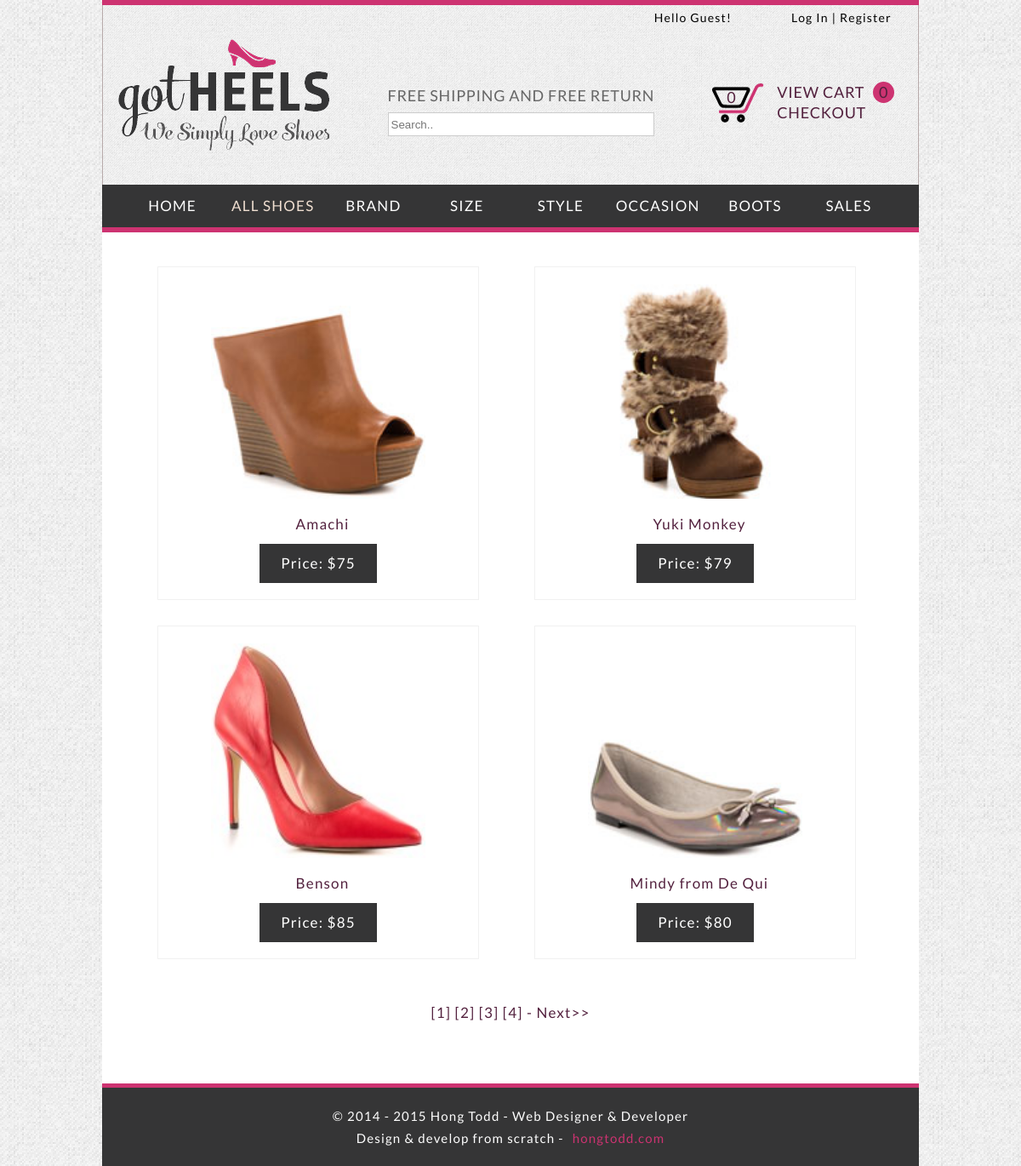
/products.php, run on the app's committed database.
### tables this page shows
CREATE TABLE IF NOT EXISTS `category` (
  `category_id` int(11) NOT NULL AUTO_INCREMENT,
  `category_name` varchar(50) NOT NULL,
  `category_description` varchar(255) NOT NULL,
  `category_icon` varchar(50) DEFAULT NULL,
  PRIMARY KEY (`category_id`)
);

CREATE TABLE IF NOT EXISTS `image` (
  `image_id` int(11) NOT NULL AUTO_INCREMENT,
  `filename` varchar(50) NOT NULL,
  `thumb_filename` varchar(50) NOT NULL,
  `caption` varchar(100) DEFAULT NULL,
  `product_id` int(11) NOT NULL,
  PRIMARY KEY (`image_id`)
);

CREATE TABLE IF NOT EXISTS `product` (
  `product_id` int(11) NOT NULL AUTO_INCREMENT,
  `product_name` varchar(100) NOT NULL,
  `product_price` int(11) NOT NULL,
  `product_description` varchar(255) NOT NULL,
  `thumb_filename` varchar(50) NOT NULL,
  PRIMARY KEY (`product_id`)
);

### products.php (the view, shortened to what this page needs)
<?php include("includes/functions.php"); ?>
<?php
	if (isset($_GET['start']) ) {
		$start_number = $_GET['start'];
	} else {
		$start_number = 0;
	}
	$items_per_page = 4;
?>
<!DOCTYPE html>
<html>
<head>
<link href="heels_style.css" rel="stylesheet" type="text/css" />
</head>
<body>
<div id="outerWrapper">
    <div id="loginNav">
    	<?php include("includes/loginnav.php"); ?>
    </div>
    <div class="header_bg">
    <div id="header" class="clearfix">
    	<div class="pagelogo">
            <a href="index.php"><div class="logo"></div></a>
        </div>
        <div class="promotion">
            FREE SHIPPING AND FREE RETURN <br />
            <div id="search_form">
			<form>
                <div class="input_container">
                    <input type="text" id="item_search_id" onkeyup="autocomplet()" placeholder="Search..">
                </div>
            </form>
            </div>
        </div>
        <div id="navBar">
            <?php include("includes/navbar.php"); ?>
        </div>
    </div>
    </div>
    <div id="contentWrapper">
        <div id="navigation">
			<?php include("includes/nav.php"); ?>
        </div>
        <div id="content" class="showall">
            <?php
            $conn = dbConnect('query');
            $sql = "SELECT * FROM product
                    LEFT JOIN image
                    ON product.product_id = image.product_id";
            $result = $conn->query($sql) or die(mysqli_error());
            $navbar = create_navbar($start_number, $items_per_page, $result->num_rows);
            $sql = "SELECT * FROM product
                    LEFT JOIN image
                    ON product.product_id = image.product_id
                    LIMIT $start_number, $items_per_page";
            $result = $conn->query($sql) or die(mysqli_error());
            while ($row = $result->fetch_assoc()) {
                echo '<div class="productt">';
                echo '<a href="product_details.php?product_id='.$row['product_id'] .'"><img src="images/' . $row['thumb_filename'] .'" /></a>';
                echo '<p><a href="product_details.php?product_id='.$row['product_id'] .' "> ' . $row['product_name'] . '</a></p>';
                echo '<p class="price">Price: $'.$row['product_price'].'</p>';
                echo '</div>';
            }
            echo "<div class=\"navpage\">$navbar</div>";
            ?>
        </div>
    </div>
    <div id="footer">
		<?php include("includes/footer.php"); ?>
    </div>
</div>
</body>
</html>

### includes/functions.php (shortened to what this page needs)
<?php
function dbConnect($type) {
	if ($type == 'query') {
		$user = 'gotheelsquery';
		$pwd = 'gotheels';
	} elseif ($type == 'admin') {
		$user = 'gotheelsadmin';
		$pwd = 'gotheels';
	} else {
		exit('Unrecognized connection type');
	}
	$conn = new mysqli('localhost', $user, $pwd, 'gotheels') or die ('Cannot open database');
	return $conn;
}
function setCopyright($startYear) {
			$thisYear = date('Y');
			if ($startYear == $thisYear) {
				echo $startYear;
			} else {
				echo "$startYear - $thisYear";
			}
}
function listCategories() {
			$conn = dbConnect('query');
			$sql = "SELECT * FROM category";
			$result = $conn->query($sql) or die(mysqli_error());
			while ($row = $result->fetch_assoc()) {
				echo '<li><a href="categories.php?category_id='.$row['category_id'] .' "> ' . $row['category_name'] . '</a></li>';
			}
}
function create_navbar($start_number, $items_per_page, $count) {
	$current_page = $_SERVER["PHP_SELF"];
	$navbar = "";
	$prev_navbar = "";
	$next_navbar = "";
	if ($count > $items_per_page) {
		$nav_count = 0;
		$page_count = 1;
		$nav_passed = false;
		while ($nav_count < $count) {
			if (($start_number <= $nav_count) && ($nav_passed != true)) {
				$navbar .= "<b><a href=\"$current_page?start=$nav_count\">[$page_count] </a></b>";
				$nav_passed = true;
				$nextnumber = $items_per_page + $nav_count;
				if ($nextnumber < $count) {
					$next_navbar = "<a href=\"
					$current_page?start=$nextnumber\"> - Next&gt;&gt; </a><br>";
				}
			} else {
				$navbar .= "<a href=\"$current_page?start=$nav_count\">[$page_count] </a>";
			}
			$nav_count += $items_per_page;
			$page_count++;
		}
		$navbar = $prev_navbar . $navbar . $next_navbar;
		return $navbar;
	}
}
?>

### heels_style.css (style rules this page uses)
html, body, div, span, applet, object, iframe, h1, h2, h3, h4, h5, h6, p, blockquote, pre, a, abbr, acronym, address, big, cite, code, del, dfn, em, img, ins, kbd, q, s, samp, small, strike, strong, sub, sup, tt, var, b, u, i, center, dl, dt, dd, ol, ul, li, fieldset, form, label, legend, table, caption, tbody, tfoot, thead, tr, th, td, article, aside, canvas, details, embed, figure, figcaption, footer, header, hgroup, menu, nav, output, ruby, section, summary, time, mark, audio, video { margin: 0; padding: 0; border: 0; font-size: 100%; font: inherit; vertical-align: baseline; }
body, li { line-height: 1.5; }
html, body, div, span, applet, object, iframe, h1, h2, h3, h4, h5, h6 { margin: 0; padding: 0; border: 0; outline: 0; font-size: 100%; }
body { background: url(images/paper.jpg); color: #000; font-family: 'Lato', Arial, Helvetica, sans-serif; font-size: 17px; line-height: 26px; margin: 0 0 0 0; padding: 0 0 0 0; text-align: center; margin: 0 auto; }
ul, ul li, li { list-style: none !important; }
a:link { color: #ffffff; text-decoration: none; }
p { text-align: left; padding: 10px; }
.clearfix:after { content: " "; visibility: hidden; display: block; height: 0; clear: both; }
#outerWrapper { margin: 0 auto; background-color: #fff; width: 960px; text-align: center; letter-spacing: .07em; }
#outerWrapper #header { color: #666; font-size: 18px; line-height: 20px; clear:both; font-family: 'Lato', Arial, Helvetica, sans-serif; text-align: left; letter-spacing: .04em; width: 100%; margin: 0 auto; padding-top: 10px; padding-bottom: 0px; }
.header_bg { padding-top: 30px; background: url(images/logo_bg.png) repeat #D0CCC3; border-left: 1px solid #B7AAAA; border-right: 1px solid #B7AAAA; }
.pagelogo, .promotion, #navBar { float: left; }
.pagelogo { width: 32%; padding-left: 18px; }
.promotion { width: 34%; padding: 56px 0px 55px 10px; font-style:normal; }
#navBar { width: 30%; font-style:normal; padding: 50px 0; }
.logo { background-image:url('images/logo.png'); width:248px; height: 131px; padding-top: 0; }
#contentWrapper #navigation { clear: both; background-color: #353536; border-bottom: 6px solid #CD3371; margin-bottom: 20px; }
.nav li { display:inline-block; min-width: 110px; }
.nav li a { display:inline-block; padding: 10px; line-height:20px; text-decoration:none; text-align:left; color: white; }
.nav li a { float:none; }
#outerWrapper #footer { margin-top: 30px; background-color: #353536; border-top: solid 5px #CD3371; padding: 10px 10px 10px 10px; font-size: 15px; clear: both; text-align: center; color: white; }
.product a, a:link { color: #53213E; }
#content { clear: both; width: 100%; }
#content .productt { width: 35%; float: left; margin: 20px 0 10px 65px; border: 1px solid #F1F1F1; padding: 20px; height: 350px; }
#content .productt img { width: 75%; }
#content .productt p { text-align: center; }
#content .productt p.price { background: #353536; color: white; width: 35%; margin:auto; }
.navpage { clear: both; padding: 40px 0; }
#search_form { margin-top: 10px; }
.input_container { height: 30px; float: left; }
.input_container input { height: 20px; width: 305px; padding: 3px; border: 1px solid #cccccc; border-radius: 0; }
.clearfix:after { content: ".";display: block;height: 0;clear: both;visibility: hidden; }
.clearfix { display: inline-block; }
.clearfix { display: block; }
.clearfix { height: 1%; }
#loginNav { background-color: #F1F1F1; border-bottom: solid 6px #CD3371; color: #CD3371; text-align:right; width: 960px; margin: 0 auto; font-size: 15px; }
p a { margin-left: 10px; }

### data on the page
category: category_name "BRAND"
category: category_name "SIZE"
category: category_name "STYLE"
category: category_name "OCCASION"
category: category_name "BOOTS"
category: category_name "SALES"
image: thumb_filename (picture), product.product_name "Amachi", product.product_price "75"
image: thumb_filename (picture), product.product_name "Yuki Monkey", product.product_price "79"
image: thumb_filename (picture), product.product_name "Benson", product.product_price "85"
image: thumb_filename (picture), product.product_name "Mindy from De Qui", product.product_price "80"

### other printed values
$cart_count "0"
$startYear "2014"
